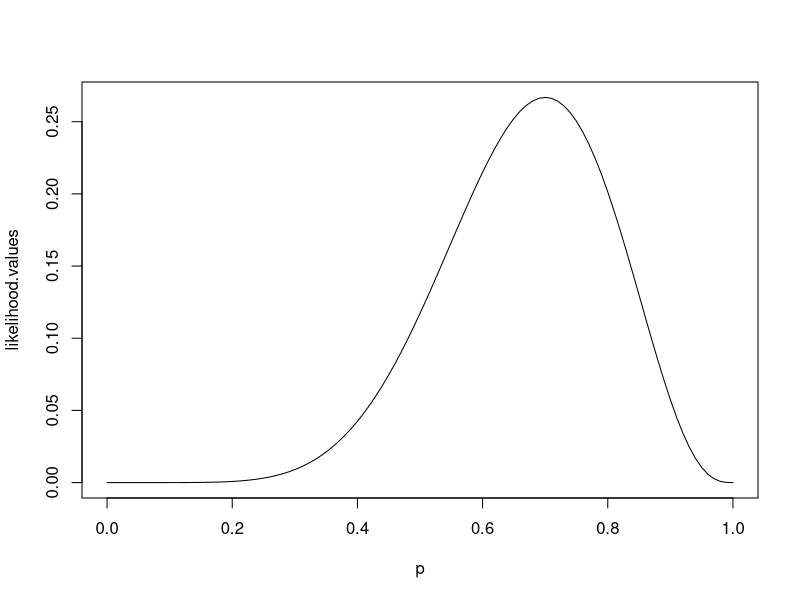
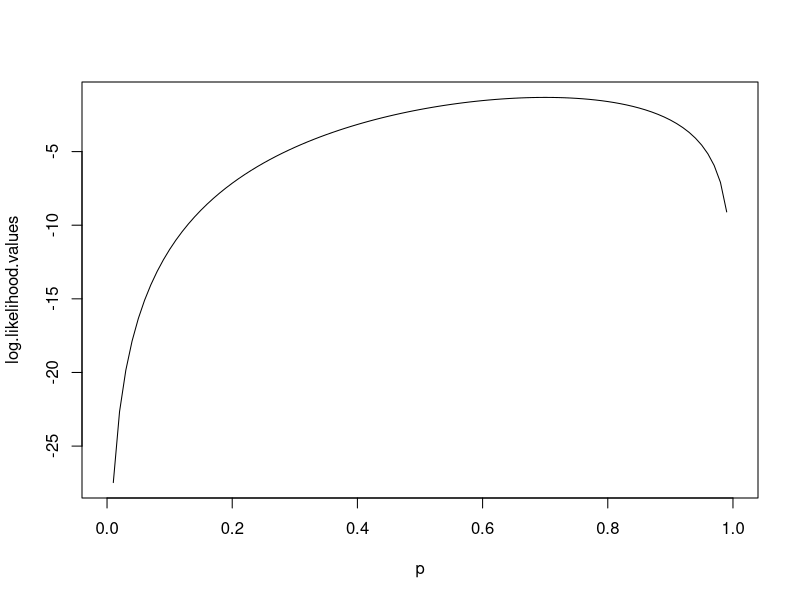
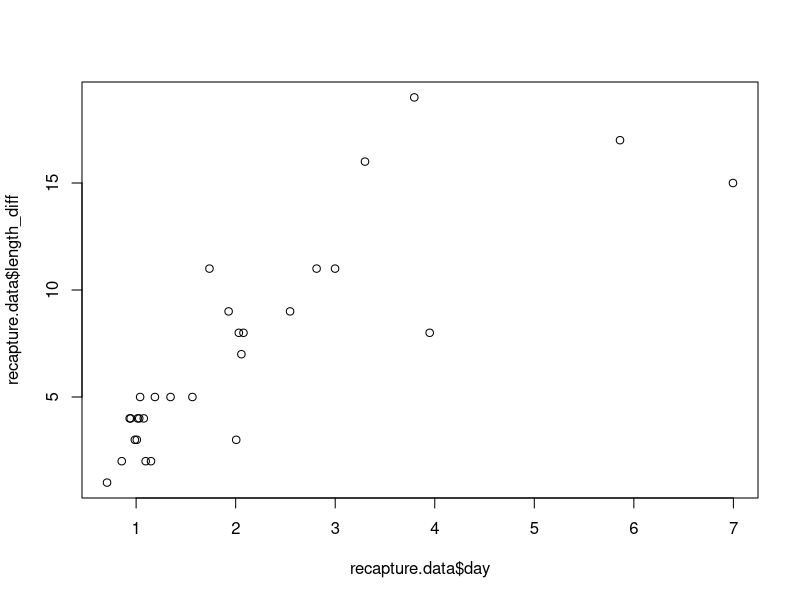

R code for these plots, in order:
## Maximum likelihood - practical 2 ----

rm(list=ls())
# setwd("Documents/CMEECourseWork/max_likelihood/code")

# Lecture content ----

# Likelihood function:
# (coin toss - get 7 heads on 10 tosses)
binomial.likelihood <- function(p){
    choose(10,7)*p^7*(1-p)^3
}
# calculate likelihood at eg p=0.1
binomial.likelihood(p=0.1)
# plot likelihood for range of p values (between 0 & 1 - probability - bounded)
p<-seq(0, 1, 0.01)
likelihood.values <- binomial.likelihood(p)
plot(p, likelihood.values, type='l')

# more often - study log-likelihood
# reuse function above
log.binomial.likelihood <- function(p){
    log(binomial.likelihood(p=p))
}
# plot log-likelihood
p<-seq(0, 1, 0.01)
log.likelihood.values <- log.binomial.likelihood(p)
plot(p, log.likelihood.values, type='l')

# find value of p such that likelihood is maximised
optimize(binomial.likelihood, interval=c(0,1), maximum=TRUE)

optimize(log.binomial.likelihood, interval=c(0,1), maximum=TRUE)


## Tutorial - Q7 ----

# read data
recapture.data <- read.csv("../data/recapture.csv")

# scatterplot
plot(recapture.data$day, recapture.data$length_diff)

# PERSPECTIVE 1 (model the RESPONSE) 

# log-likelihood for the params
# params have to be inputs as a vector (parm)
regression.log.likelihood<-function(parm, dat) {
    # define params: parm
    # 3 params: a, b, sigma. BE CAREFUL OF THE ORDER
    a <- parm[1]
    b <- parm[2]
    sigma <- parm[3]
    
    # define the data: dat
    # first column = x, second column = y
    x <- dat[,1]
    y <- dat[,2]
    
    # MODEL ON Y. - vectorised
    # each y[i] is normally and independently distributed. with mean a+b*x[i]
    # and a common variance sigma^2. 
    # vectorised code:
    density <- dnorm(y, mean=a+b*x, sd=sigma, log=T)
    # the log-likelihood is the sum of the indiv log-density
    return(sum(density))
}

## or 

# PERSPECTIVE 2 (model the ERROR)

## SAME AS ABOVE APART FROM ONE SECTION:

# log-likelihood for the params
# params have to be inputs as a vector (parm)
regression.log.likelihood<-function(parm, dat) {
    # define params: parm
    # 3 params: a, b, sigma. BE CAREFUL OF THE ORDER
    a <- parm[1]
    b <- parm[2]
    sigma <- parm[3]
    
    # define the data: dat
    # first column = x, second column = y
    x <- dat[,1]
    y <- dat[,2]
    
    # MODEL ON THE ERROR TERMS. - vectorised
    error.term <- (y-a-b*x)
    # error.term[i] ARE IID NORMAL, WITH MEAN 0 AND A COMMON VARIANCE sigma^2
    density <- dnorm(error.term, mean=0, sd=sigma, log=T)
    
    # the log-likelihood is the sum of the indiv log-density
    return(sum(density))
}

# just to see what log-likelihood is when a=1, b=1, and sigma=1
regression.log.likelihood(c(1,1,1), dat=recapture.data)

# TO OPIMISE THE LOG-LIKELIHOOD FUNCTION IN R ----
# optimize() is one dimensional (ie for univariate only),
# optim() generalises to MULTI-DIMENSIONAL cases
optim(par=c(1,1,1),  # initial values for the params
      regression.log.likelihood,  # function to be optimised
      method='L-BFGS-B',  # optimisation algorithm (this one requires box-like upper and lower bounds vs nothing to specify for Nelder-Mead)
      lower=c(-1000,-1000,0.0001), upper=c(1000,1000,10000),  # lower and upper bounds of param space
      control=list(fnscale=-1), dat=recapture.data, hessian=T)  # fnscale=-1 means to maximise (default=minimise)
# can add more control params eg tolerance in control
# Hessian matrix provides info about var-cov structure of param ests
# BEST: try multiple sets of init params to ensure all converge to GLOBAL max


# # (of course can do same w built-in lm())
# m <- lm(length_diff ~ day, data=recapture.data)
# summary(m)  # intercept and slope give a and b
# abline(m)
# 
# n <- nrow(recapture.data)
# sqrt(var(m$residual)*(n-1)/n)  # sigma^2
